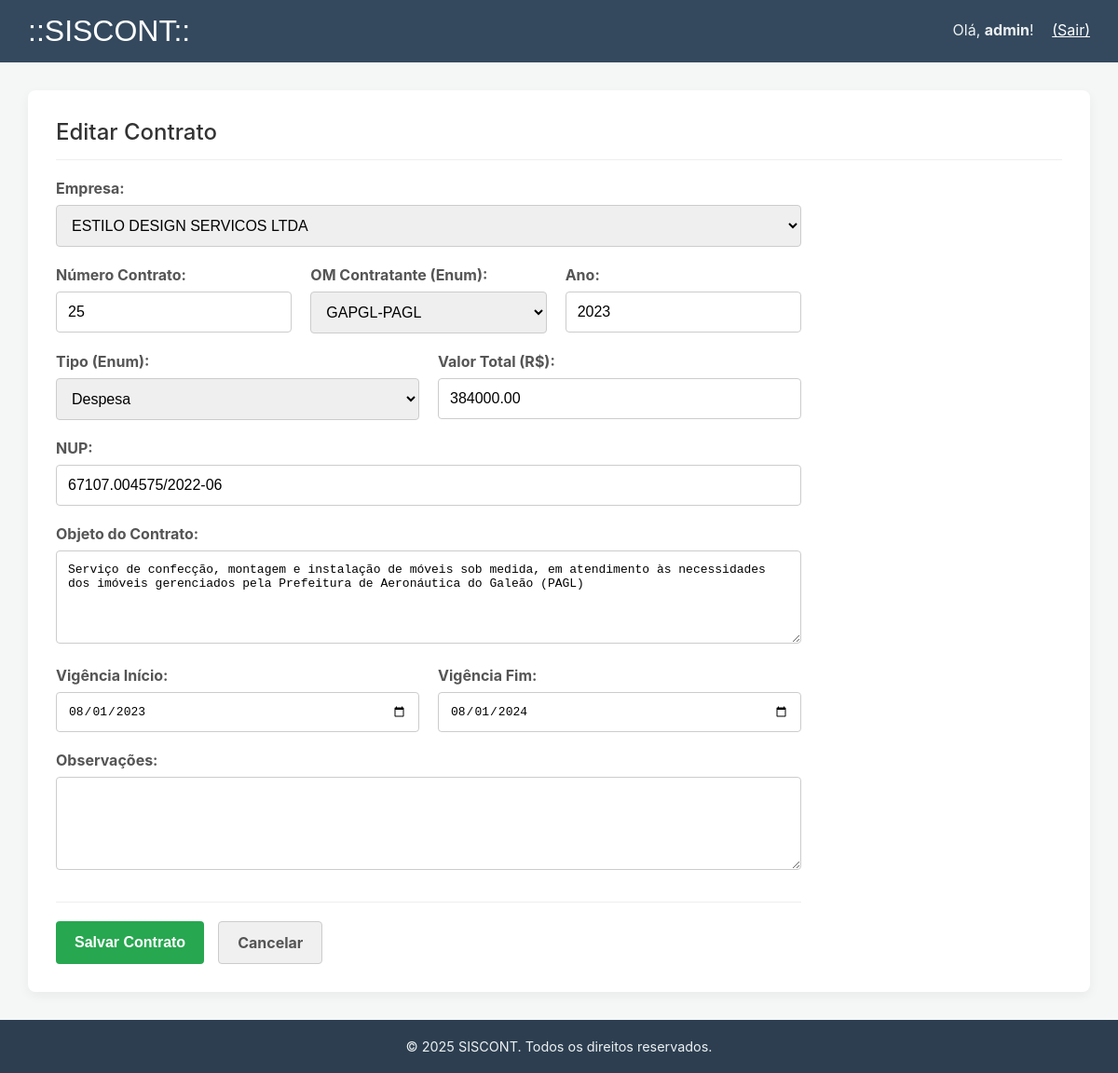
The app's page /crud_contratos/contratos_form.php?id=36 (signed in) with its own data.
### tables this page shows
CREATE TABLE `contratos` (
  `idcont` int NOT NULL,
  `idempresa` int NOT NULL,
  `numerocont` int NOT NULL,
  `omcont` enum('GAPGL','GAPGL-PAGL','GAPRJ') DEFAULT NULL,
  `anocont` year DEFAULT NULL,
  `tipocont` enum('receita','despesa') DEFAULT NULL,
  `vltotal` decimal(10,2) DEFAULT NULL,
  `objeto` varchar(200) DEFAULT NULL,
  `NUP` varchar(25) DEFAULT NULL,
  `vigencia_ini` date NOT NULL,
  `vigencia_fim` date NOT NULL,
  `obs` varchar(200) NOT NULL
);

CREATE TABLE `empresas` (
  `idempresa` int NOT NULL,
  `CNPJ` varchar(45) DEFAULT NULL,
  `nomeempresa` varchar(45) DEFAULT NULL
);

### crud_contratos/contratos_form.php (the view, shortened to what this page needs)
<?php
include "../conexao.php";
$contrato = [
    'idcont' => '', 'idempresa' => '', 'numerocont' => '',
    'omcont' => '', 'anocont' => date('Y'), 'tipocont' => '',
    'vltotal' => '', 'objeto' => '', 'NUP' => '',
    'vigencia_ini' => '', 'vigencia_fim' => '', 'obs' => ''
];
$titulo = "Adicionar Novo Contrato";
try {
    $stmt_empresas = $mysqli->query("SELECT idempresa, nomeempresa FROM empresas ORDER BY nomeempresa");
    $empresas = $stmt_empresas->fetch_all(MYSQLI_ASSOC);
    if (isset($_GET['id'])) {
        $id = (int)$_GET['id'];
        $titulo = "Editar Contrato";
        $sql = "SELECT * FROM contratos WHERE idcont = ?";
        $stmt = $mysqli->prepare($sql);
        $stmt->bind_param("i", $id);
        $stmt->execute();
        $result = $stmt->get_result();
        if ($result->num_rows > 0) {
            $contrato = $result->fetch_assoc();
        } else {
            die("Contrato não encontrado.");
        }
    }
} catch (mysqli_sql_exception $e) {
    die("Erro: " . $e->getMessage());
}
?>
<!DOCTYPE html>
<html lang="pt-br">
<head>
    <link rel="stylesheet" href="../estilo.css">
</head>
<body>
    <div id="topo">
        <h1>::SISCONT::</h1>
        <div style="position: absolute; top: 22px; right: 30px; color: #ecf0f1;">
            Olá, <strong><?= htmlspecialchars($_SESSION['usuario_logado']); ?></strong>!
            <a href="../logout.php" style="color: #fff; text-decoration: underline; margin-left: 15px;">(Sair)</a>
        </div>
    </div>
    <div id="conteudo-interno">
        <div class="main-content-card">
            <h2><?= $titulo ?></h2>
            <form action="contratos_acao.php" method="POST">
                <div class="form-group">
                    <label for="idempresa">Empresa:</label>
                    <select id="idempresa" name="idempresa" required>
                        <?php foreach ($empresas as $empresa): ?>
                            <option value="<?= $empresa['idempresa'] ?>"
                                <?= ($empresa['idempresa'] == $contrato['idempresa']) ? 'selected' : '' ?>
                            >
                                <?= htmlspecialchars($empresa['nomeempresa']) ?>
                            </option>
                        <?php endforeach; ?>
                    </select>
                </div>
                <div class="form-row">
                    <div class="form-group">
                        <label for="numerocont">Número Contrato:</label>
                        <input type="number" id="numerocont" name="numerocont"
                               value="<?= htmlspecialchars($contrato['numerocont']) ?>" required>
                    </div>
                    <div class="form-group">
                        <label for="omcont">OM Contratante (Enum):</label>
                        <select id="omcont" name="omcont">
                            <option value="GAPGL-PAGL" <?= ($contrato['omcont'] == 'GAPGL-PAGL') ? 'selected' : '' ?>>GAPGL-PAGL</option>
                        </select>
                    </div>
                    <div class="form-group">
                        <label for="anocont">Ano:</label>
                        <input type="number" id="anocont" name="anocont"
                               value="<?= htmlspecialchars($contrato['anocont']) ?>"
                               min="1990" max="2099" step="1">
                    </div>
                </div>
                <div class="form-row">
                    <div class="form-group">
                        <label for="tipocont">Tipo (Enum):</label>
                        <select id="tipocont" name="tipocont">
                            <option value="despesa" <?= ($contrato['tipocont'] == 'despesa') ? 'selected' : '' ?>>Despesa</option>
                        </select>
                    </div>
                    <div class="form-group">
                        <label for="vltotal">Valor Total (R$):</label>
                        <input type="number" id="vltotal" name="vltotal"
                               value="<?= htmlspecialchars($contrato['vltotal']) ?>"
                               step="0.01" min="0">
                    </div>
                </div>
                <div class="form-group">
                    <label for="NUP">NUP:</label>
                    <input type="text" id="NUP" name="NUP"
                           value="<?= htmlspecialchars($contrato['NUP']) ?>">
                </div>
                <div class="form-group">
                    <label for="objeto">Objeto do Contrato:</label>
                    <textarea id="objeto" name="objeto" rows="3"><?= htmlspecialchars($contrato['objeto']) ?></textarea>
                </div>
                <div class="form-row">
                    <div class="form-group">
                        <label for="vigencia_ini">Vigência Início:</label>
                        <input type="date" id="vigencia_ini" name="vigencia_ini"
                               value="<?= htmlspecialchars($contrato['vigencia_ini']) ?>" required>
                    </div>
                    <div class="form-group">
                        <label for="vigencia_fim">Vigência Fim:</label>
                        <input type="date" id="vigencia_fim" name="vigencia_fim"
                               value="<?= htmlspecialchars($contrato['vigencia_fim']) ?>" required>
                    </div>
                </div>
                <div class="form-group">
                    <label for="obs">Observações:</label>
                    <textarea id="obs" name="obs" rows="3"><?= htmlspecialchars($contrato['obs']) ?></textarea>
                </div>
                <div class="form-actions">
                    <button type="submit">Salvar Contrato</button>
                    <a href="contratos_index.php" class="btn-cancel">Cancelar</a>
                </div>
            </form>
        </div> </div> <div id="rodape">
        &copy; <?= date('Y'); ?> SISCONT. Todos os direitos reservados.
    </div>
</body>
</html>

### estilo.css (style rules this page uses)
html, body { margin: 0; padding: 0; width: 100%; height: 100%; background-color: #f4f7f6; font-family: -apple-system, BlinkMacSystemFont, "Segoe UI", Roboto, "Helvetica Neue", Arial, sans-serif; }
h1 { margin: 0; font-size: 2em; font-family: sans-serif; color: #ffffff; font-weight: 300; }
h2 { font-size: 1.5em; color: #333; font-weight: 500; text-align: center; margin-top: 0; }
#topo { background-color: #34495e; width: 100%; color: #ffffff; padding: 15px 30px; box-sizing: border-box; display: flex; justify-content: space-between; align-items: center; }
#rodape { background-color: #2c3e50; width: 100%; color: #ecf0f1; padding: 20px; box-sizing: border-box; font-size: 0.9em; display: flex; align-items: center; justify-content: center; gap: 15px; flex-wrap: wrap; }
.form-group { margin-bottom: 20px; }
.form-group label { display: block; margin-bottom: 8px; font-weight: bold; color: #555; }
.form-group input[type="text"], .form-group input[type="password"] { width: 100%; padding: 12px; border: 1px solid #ccc; border-radius: 4px; box-sizing: border-box; }
#conteudo-interno { padding: 30px; box-sizing: border-box; min-height: calc(100vh - 160px); }
.main-content-card { width: 100%; max-width: 1200px; background: #ffffff; padding: 30px; border-radius: 8px; box-shadow: 0 4px 12px rgba(0,0,0,0.05); box-sizing: border-box; margin: 0 auto; }
.main-content-card h2 { text-align: left; margin-top: 0; margin-bottom: 20px; padding-bottom: 15px; border-bottom: 1px solid #eee; color: #333; }
.main-content-card form { width: 100%; max-width: 800px; margin: 0; }
.form-group input[type="text"], .form-group input[type="password"], .form-group input[type="date"], .form-group input[type="number"], .form-group input[type="email"], .form-group select, .form-group textarea { width: 100%; padding: 12px; border: 1px solid #ccc; border-radius: 4px; box-sizing: border-box; font-size: 1em; }
.form-group textarea { min-height: 100px; resize: vertical; }
.form-actions { margin-top: 30px; padding-top: 20px; border-top: 1px solid #eee; display: flex; gap: 15px; }
.form-actions button, .form-actions .btn-cancel { padding: 12px 20px; border: none; border-radius: 4px; cursor: pointer; font-size: 1em; font-weight: bold; text-decoration: none; }
.form-actions button[type="submit"] { background-color: #27a750; color: white; }
.form-actions .btn-cancel { background-color: #f0f0f0; color: #555; border: 1px solid #ccc; }
.form-row { display: flex; flex-wrap: wrap; gap: 20px; }
.form-row .form-group { flex: 1; min-width: 200px; }

### records on screen
contratos: idempresa "ESTILO DESIGN SERVICOS LTDA", numerocont "25", omcont "GAPGL-PAGL", anocont "2023", tipocont "Despesa", vltotal "384000.00", NUP "67107.004575/2022-06", objeto "Serviço de confecção, montagem e instalação de móveis sob medida, em atendimento às necessidades dos imóveis gerenciados pela Prefeitura de Aeronáutica do Galeão (PAGL)", vigencia_ini "08/01/2023", vigencia_fim "08/01/2024"

### other values on screen
$_SESSION['usuario_logado'] "admin"
$titulo "Editar Contrato"
